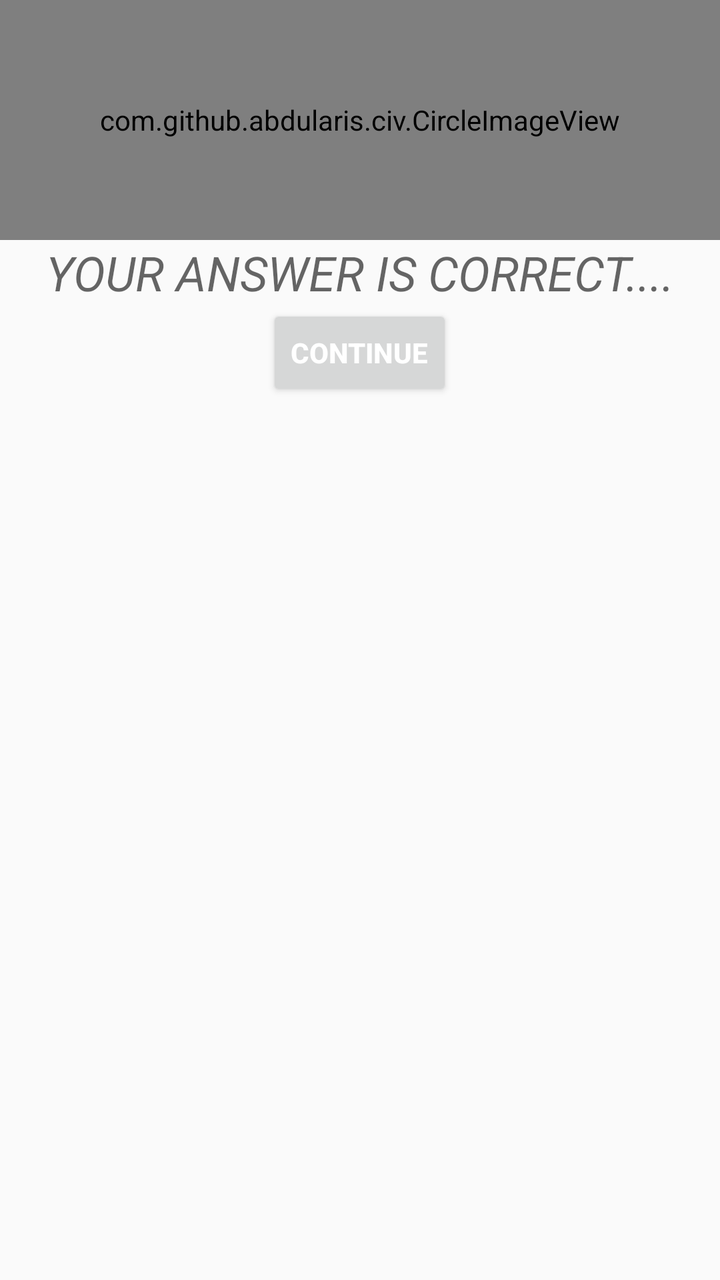
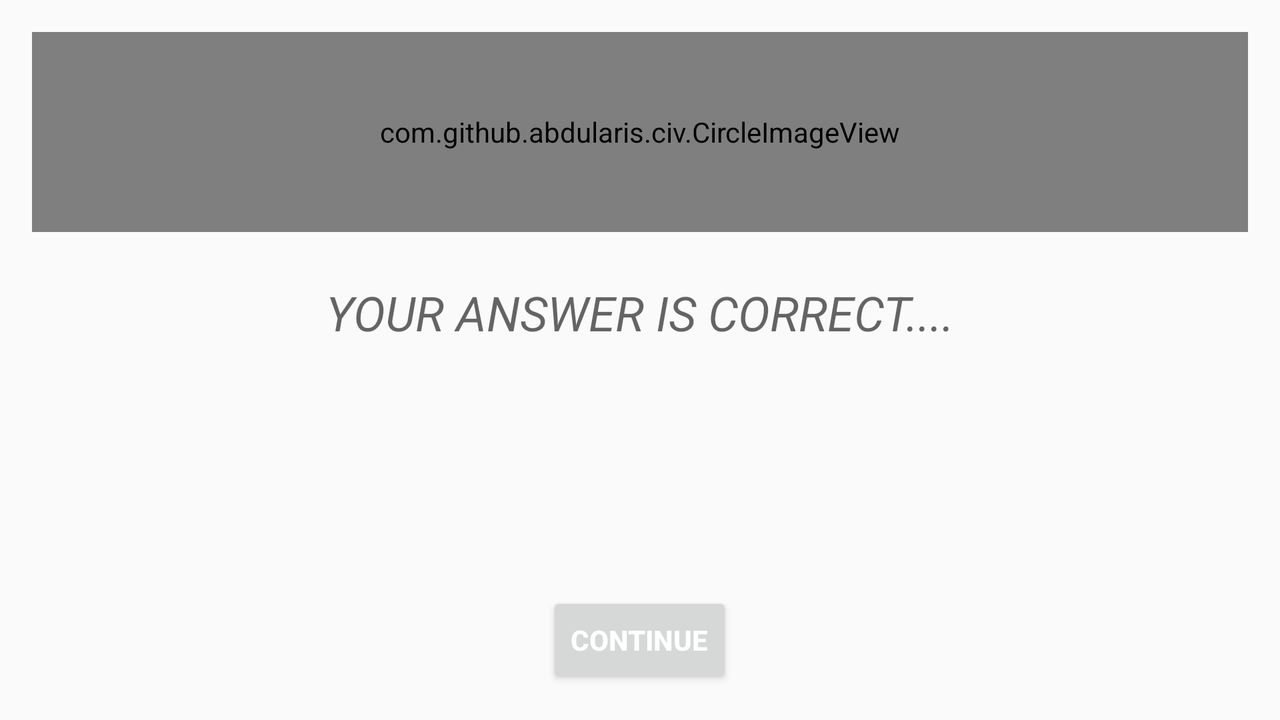

Compare how this app lays out the same screen by default and in its alternative resource folder. The renders come first, then the two layout files and the values they reference.
<!-- AndroidManifest.xml: application theme AppTheme -->
<!-- res/layout/fragment_result_dialog.xml -->
<?xml version="1.0" encoding="utf-8"?>
<RelativeLayout xmlns:android="http://schemas.android.com/apk/res/android"
    xmlns:app="http://schemas.android.com/apk/res-auto"
    android:layout_width="match_parent"
    android:layout_height="match_parent">

    <LinearLayout
        android:layout_width="match_parent"
        android:layout_height="wrap_content"
        android:orientation="vertical">

        <RelativeLayout
            android:layout_width="match_parent"
            android:layout_height="wrap_content"
            android:layout_weight="0">

            <ImageView
                android:id="@+id/imageBackgroundResult"
                android:layout_width="match_parent"
                android:layout_height="54dp"
                android:background="@color/b3Yellow"
                android:scaleType="center" />

            <com.github.abdularis.civ.CircleImageView
                android:id="@+id/imageLogoResult"
                android:layout_width="match_parent"
                android:layout_height="120dp"
                android:layout_gravity="center"
                android:src="@drawable/b3logo_yellow"
                app:strokeColor="@color/colorAccent" />
        </RelativeLayout>

        <TextView
            android:id="@+id/textResult"
            android:layout_width="match_parent"
            android:layout_height="0dp"
            android:layout_weight="1"
            android:hint="YOUR ANSWER IS CORRECT...."
            android:textAlignment="center"
            android:textSize="24sp"
            android:gravity="center_vertical"
            android:textStyle="italic" />

        <Button
            android:id="@+id/confirmResult"
            android:layout_width="wrap_content"
            android:layout_height="wrap_content"
            android:layout_gravity="center"
            android:text="@string/continueButtonText"
            android:textColor="@color/colorWhite"
            android:textStyle="bold"
            android:layout_marginBottom="24dp"/>
    </LinearLayout>
</RelativeLayout>
<!-- resources referenced by this layout -->
<resources>
  <color name="b3Yellow">#F7DF04</color>
  <color name="colorAccent">#D81B60</color>
  <color name="colorWhite">#FFFFFF</color>
  <!-- drawable b3logo_yellow: png bitmap (drawable-mdpi, 18606 bytes) -->
  <string name="continueButtonText">Continue</string>
  <style name="AppTheme" parent="Theme.AppCompat.Light.DarkActionBar">
          
          <item name="colorPrimary">@color/b3Pink</item>
          <item name="colorPrimaryDark">@color/b3Grey</item>
          <item name="colorAccent">@color/colorAccent</item>
          
          <item name="android:soundEffectsEnabled">false</item>
      </style>
  <color name="b3Pink">#FF4F94</color>
  <color name="b3Grey">#5C5C5C</color>
</resources>
<!-- res/layout-land/fragment_result_dialog.xml (the repository's variant of the layout above) -->
<!-- drawn on the phone turned sideways -->
<?xml version="1.0" encoding="utf-8"?>
<LinearLayout xmlns:android="http://schemas.android.com/apk/res/android"
    xmlns:app="http://schemas.android.com/apk/res-auto"
    android:layout_width="match_parent"
    android:layout_height="match_parent"
    android:orientation="vertical"
    android:padding="16dp">

    <RelativeLayout
        android:layout_width="match_parent"
        android:layout_height="wrap_content"
        android:layout_weight="0">

        <ImageView
            android:id="@+id/imageBackgroundResult"
            android:layout_width="match_parent"
            android:layout_height="54dp"
            android:background="@color/b3Yellow"
            android:scaleType="center" />

        <com.github.abdularis.civ.CircleImageView
            android:id="@+id/imageLogoResult"
            android:layout_width="match_parent"
            android:layout_height="100dp"
            android:layout_gravity="center"
            android:src="@drawable/b3logo_yellow"
            app:strokeColor="@color/colorAccent" />
    </RelativeLayout>

    <TextView
        android:id="@+id/textResult"
        android:layout_width="match_parent"
        android:layout_height="0dp"
        android:layout_weight="1"
        android:hint="YOUR ANSWER IS CORRECT...."
        android:padding="24dp"
        android:textAlignment="center"
        android:textSize="24sp"
        android:textStyle="italic" />

    <Button
        android:id="@+id/confirmResult"
        android:layout_width="wrap_content"
        android:layout_height="wrap_content"
        android:layout_gravity="center"
        android:text="@string/continueButtonText"
        android:textColor="@color/colorWhite"
        android:textStyle="bold" />
</LinearLayout>
